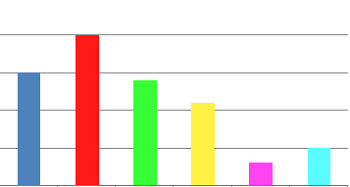
#> input picture Segundo Parcial/Tarea/TareaBarras/grafica.png, 350 x 187 px
$ jupyter execute BarGraph.ipynb
#> lines starting #> are read from the running program, lines starting #| are printed output that depends on the picture; after the words box and inside, x2 and y2 are one past the last pixel; in counts of white or black regions, pixels touching at a corner belong together
[cell 1]
import cv2
import matplotlib.pyplot as plt
import numpy as np

[cell 2]
graph = cv2.imread("grafica.png", 0)
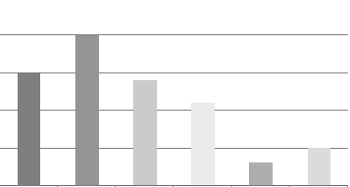
#> graph: shape (187, 350); min 109, max 255, mean 237.3
graph2 = cv2.imread("grafica2.png", 0)
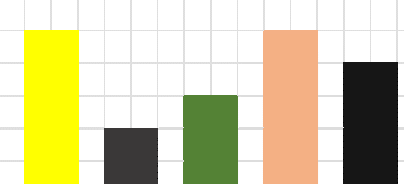
#> input picture Segundo Parcial/Tarea/TareaBarras/grafica2.png, 404 x 184 px
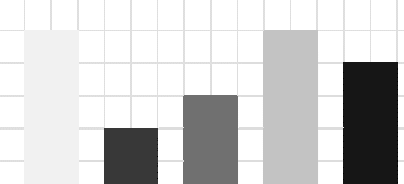
#> graph2: shape (184, 404); min 0, max 255, mean 206.6
plt.figure()
plt.imshow(graph, cmap='gray')

plt.show()

[cell 3]
binary_mask = graph > 250
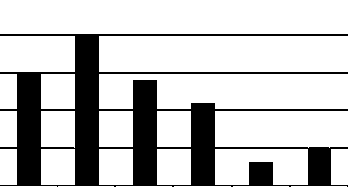
#> binary_mask: shape (187, 350) bool; 77.4% white; 1 black region, box (x1, y1, x2, y2) and area: (0, 34, 348, 187) 14815

binary_mask=np.logical_not(binary_mask)
plt.figure()
plt.imshow(binary_mask, cmap='gray')

plt.show()

[cell 4]
print(binary_mask.shape)
#| (187, 350)

[cell 5]
def mover(xc,v):
    return xc+v
def subir(yc,v):
    return yc-v

def comparar(ix,iy,structure,matrix):
    sizey=structure.shape[0]
    sizex=structure.shape[1]//2

    if iy-sizey >0 and ix-sizex>0 and iy<matrix.shape[0] and ix+sizex+1<matrix.shape[1]:

        submatrix=matrix[iy-sizey:iy,ix-sizex:ix+sizex+1]


        for i in range(0,sizey):
            for j in range(0,sizex):
                if structure[i,j]!=submatrix[i,j]:
                    return False

        return True
    else:
        return False

[cell 6]

binary_mask = graph > 250

binary_mask=np.logical_not(binary_mask)
print(binary_mask.shape)
#| (187, 350)
plt.figure()
plt.imshow(binary_mask, cmap='gray')

plt.show()

[cell 7]
structure=np.array([[True,True,True,True,True],[True,True,True,True,True],[True,True,True,True,True],[True,True,True,True,True],[True,True,True,True,True]])
lista=[]
valuex=0

while valuex<binary_mask.shape[1]:
    valuey=binary_mask.shape[0]-10
    aux=0
    while comparar(valuex,valuey,structure,binary_mask):
        aux+=1
        valuey=subir(valuey,graph.shape[0]//15)
    if(aux>0):
        #print(valuey)
        lista.append(aux)
    valuex=mover(valuex,graph.shape[1]//15)
#> after the loop, lista = [9, 12, 8, 6, 1, 3]
print("Valores de las barras:")
print(lista)
#| [9, 12, 8, 6, 1, 3]

[cell 8]
binary_mask2 = graph2 > 250
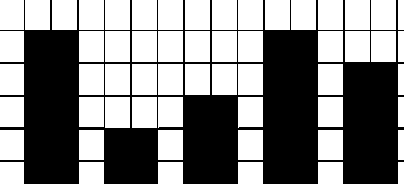
#> binary_mask2: shape (184, 404) bool; 53% white; 1 black region, box (x1, y1, x2, y2) and area: (0, 0, 404, 184) 34914

binary_mask2=np.logical_not(binary_mask2)
print(binary_mask.shape)
#| (187, 350)
plt.figure()
plt.imshow(binary_mask2, cmap='gray')

plt.show()

[cell 9]
lista2=[]
valuex=25

while valuex<binary_mask2.shape[1]:
    valuey=binary_mask2.shape[0]-10
    aux=0
    while comparar(valuex,valuey,structure,binary_mask2):
        aux+=1
        valuey=subir(valuey,graph2.shape[0]//15)
    if(aux>0):
        #print(valuey)
        lista2.append(aux)
    valuex=mover(valuex,50)
#> after the loop, lista2 = [12, 4, 7, 12, 9]
print("Valores de las barras:")
print(lista2)
#| [12, 4, 7, 12, 9]
